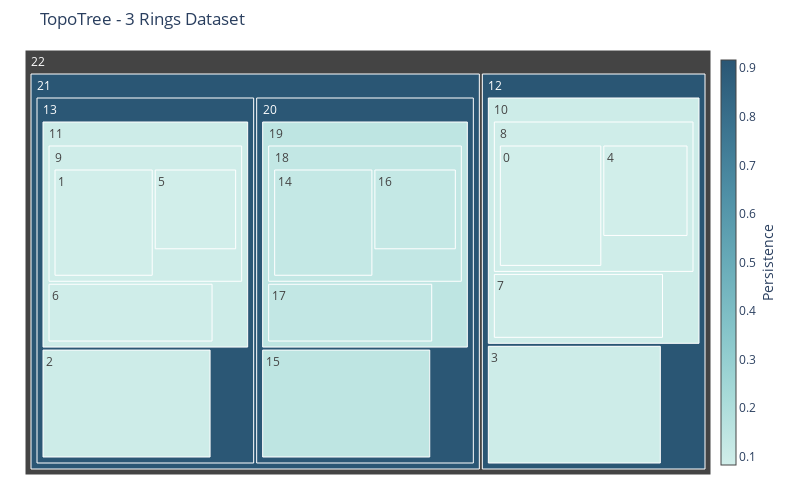

This figure's notebook cell:
### Code cell
fig = plot_hierarchical_treemap(df_comp_rings)
fig.update_layout(title='TopoTree - 3 Rings Dataset')
fig.show()

### Figure 1 — Plotly figure (JSON) as saved in the notebook; plotly's stock layout.template omitted (floating-point values rounded to 4 significant figures)
{"data": [{"branchvalues": "total", "hovertemplate": "<b>Component #%{label} </b> <br> Points: %{value}<br> Persistence: %{color:.2f}<br> Parent: #%{parent}", "labels": [0, 1, 2, 3, 4, 5, 6, 7, 8, 9, 10, 11, 12, 13, 14, 15, 16, 17, 18, 19, 20, 21, 22], "marker": {"colorbar": {"thickness": 15, "title": {"side": "right", "text": "Persistence"}, "x": 1}, "colors": [0.08321, 0.08321, 0.09777, 0.09777, 0.08321, 0.08321, 0.08952, 0.08952, 0.08952, 0.08952, 0.09777, 0.09777, 0.917, 0.9128, 0.1262, 0.1482, 0.1262, 0.1356, 0.1356, 0.1482, 0.9128, 0.917, null], "colorscale": [[0, "rgb(209, 238, 234)"], [0.1667, "rgb(168, 219, 217)"], [0.3333, "rgb(133, 196, 201)"], [0.5, "rgb(104, 171, 184)"], [0.6667, "rgb(79, 144, 166)"], [0.8333, "rgb(59, 115, 143)"], [1, "rgb(42, 86, 116)"]], "showscale": true}, "parents": [8, 9, 13, 12, 8, 9, 11, 10, 10, 11, 12, 13, 22, 21, 18, 20, 18, 19, 19, 20, 21, 22, null], "tiling": {"packing": "squarify"}, "type": "treemap", "values": [275, 275, 285, 285, 173, 173, 185, 185, 504, 504, 722, 722, 1070, 1070, 275, 285, 173, 185, 504, 722, 1070, 2140, 3210]}], "layout": {"height": 500, "margin": {"b": 25, "l": 25, "r": 25, "t": 50}, "title": {"text": "TopoTree - 3 Rings Dataset"}, "width": 800}}
